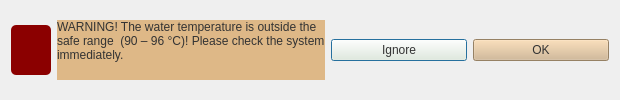
<?xml version="1.0" encoding="UTF-8"?>
<ui version="4.0">
 <class>WarningDialog</class>
 <widget class="QDialog" name="WarningDialog">
  <property name="geometry">
   <rect>
    <x>0</x>
    <y>0</y>
    <width>620</width>
    <height>100</height>
   </rect>
  </property>
  <property name="windowTitle">
   <string>Dialog</string>
  </property>
  <layout class="QHBoxLayout" name="horizontalLayout">
   <item>
    <widget class="QLabel" name="warning_icon">
     <property name="sizePolicy">
      <sizepolicy hsizetype="Expanding" vsizetype="Expanding">
       <horstretch>0</horstretch>
       <verstretch>0</verstretch>
      </sizepolicy>
     </property>
     <property name="maximumSize">
      <size>
       <width>40</width>
       <height>50</height>
      </size>
     </property>
     <property name="sizeIncrement">
      <size>
       <width>0</width>
       <height>0</height>
      </size>
     </property>
     <property name="styleSheet">
      <string notr="true">background-color: #8B0000;
color: white;
border-radius: 5px;
</string>
     </property>
     <property name="frameShape">
      <enum>QFrame::Shape::StyledPanel</enum>
     </property>
     <property name="text">
      <string/>
     </property>
     <property name="pixmap">
      <pixmap resource="resources.qrc">:/Bilder_ikoner/alert-triangle.svg</pixmap>
     </property>
     <property name="scaledContents">
      <bool>true</bool>
     </property>
     <property name="alignment">
      <set>Qt::AlignmentFlag::AlignCenter</set>
     </property>
    </widget>
   </item>
   <item>
    <widget class="QLabel" name="warningMessage">
     <property name="maximumSize">
      <size>
       <width>16777215</width>
       <height>60</height>
      </size>
     </property>
     <property name="autoFillBackground">
      <bool>false</bool>
     </property>
     <property name="styleSheet">
      <string notr="true">background-color: #DEB887;  /* BurlyWood */
color: #333333;
</string>
     </property>
     <property name="frameShadow">
      <enum>QFrame::Shadow::Sunken</enum>
     </property>
     <property name="lineWidth">
      <number>3</number>
     </property>
     <property name="text">
      <string>WARNING! The water temperature is outside the safe range  (90 – 96 °C)! Please check the system immediately.</string>
     </property>
     <property name="scaledContents">
      <bool>false</bool>
     </property>
     <property name="alignment">
      <set>Qt::AlignmentFlag::AlignLeading|Qt::AlignmentFlag::AlignLeft|Qt::AlignmentFlag::AlignTop</set>
     </property>
     <property name="wordWrap">
      <bool>true</bool>
     </property>
    </widget>
   </item>
   <item>
    <widget class="QPushButton" name="btnIgnore">
     <property name="styleSheet">
      <string notr="true">background-color: #F5F5DC;
color: #333333;  /* a dark gray for contrast */
</string>
     </property>
     <property name="text">
      <string>Ignore</string>
     </property>
    </widget>
   </item>
   <item>
    <widget class="QPushButton" name="btnOK">
     <property name="styleSheet">
      <string notr="true">background-color: #D2B48C;  /* Tan */
color: #333333;
</string>
     </property>
     <property name="text">
      <string>OK</string>
     </property>
    </widget>
   </item>
  </layout>
 </widget>
 <resources>
  <include location="resources.qrc"/>
 </resources>
 <connections/>
</ui>
